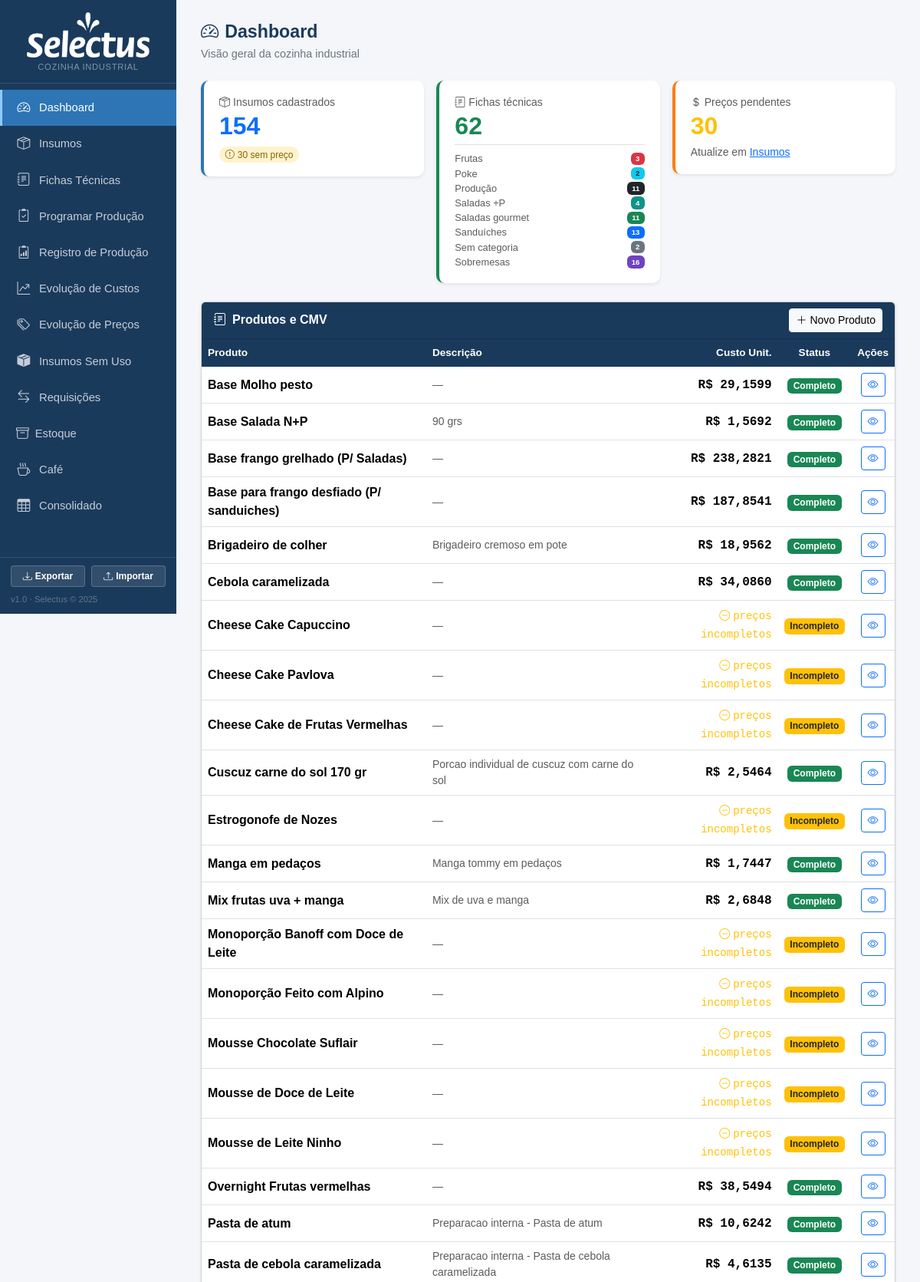
The page / (upper part) on the database its author committed.
### tables this page shows
CREATE TABLE produtos (
            id INTEGER PRIMARY KEY AUTOINCREMENT,
            nome TEXT NOT NULL,
            descricao TEXT,
            rendimento REAL DEFAULT 1,
            unidade_rendimento TEXT DEFAULT 'un'
        , categoria TEXT, valor_referencia REAL, status_revisao TEXT DEFAULT 'nao_revisada', status_revisao_custo TEXT DEFAULT 'nao_revisado', data_revisao TEXT, data_revisao_custo TEXT, ativo INTEGER NOT NULL DEFAULT 1, observacao TEXT);

### app.py (the view)
@app.route('/')
def index():
    db = get_db()
    n_ins  = db.execute('SELECT COUNT(*) FROM insumos').fetchone()[0]
    n_prod = db.execute('SELECT COUNT(*) FROM produtos').fetchone()[0]
    s_prec = db.execute('SELECT COUNT(*) FROM insumos WHERE preco_compra IS NULL AND produto_vinculado_id IS NULL').fetchone()[0]
    prods  = db.execute('SELECT * FROM produtos ORDER BY nome').fetchall()
    cats_count = db.execute('''SELECT COALESCE(categoria,'Sem categoria') as cat, COUNT(*) as n
                               FROM produtos GROUP BY cat ORDER BY cat''').fetchall()
    db.close()
    cards = [{'id': p['id'], 'nome': p['nome'], 'descricao': p['descricao'],
              **dict(zip(['custo','completo'], custo_produto(p['id'])))} for p in prods]
    cat_map = {nome: cls for nome, cls in CATEGORIAS}
    return render_template('index.html', n_ins=n_ins, n_prod=n_prod, s_prec=s_prec, cards=cards, cats_count=cats_count, cat_map=cat_map)

### app.py (called while the page is built)
def _to_br(value, decimals):
    if value is None:
        return '—'
    s = f'{float(value):,.{decimals}f}'
    return s.replace(',', 'X').replace('.', ',').replace('X', '.')

@app.template_filter('brl')
def brl_filter(value, decimals=2):
    return 'R$ ' + _to_br(value, decimals)

def get_db():
    c = sqlite3.connect(DB)
    c.row_factory = sqlite3.Row
    c.execute("PRAGMA foreign_keys = ON")
    return c

def count_alertas():
    try:
        db = get_db()
        n = db.execute('''SELECT COUNT(*) FROM insumos
                          WHERE estoque_minimo > 0 AND COALESCE(estoque_atual,0) < estoque_minimo''').fetchone()[0]
        db.close()
        return n
    except:
        return 0

@app.context_processor
def inject_alertas():
    return dict(n_alertas=count_alertas())

### templates/index.html (shortened to what this page needs)
{% extends "base.html" %}
{% block content %}
<div class="page-header">
  <h1><i class="bi bi-speedometer2 me-2"></i>Dashboard</h1>
  <p>Visão geral da cozinha industrial</p>
</div>
<div class="row g-3 mb-4">
  <div class="col-sm-4">
    <div class="card stat-card shadow-sm" style="border-left:4px solid #2e75b6">
      <div class="card-body">
        <div class="text-muted small mb-1"><i class="bi bi-box-seam me-1"></i>Insumos cadastrados</div>
        <div class="stat-num text-primary">{{ n_ins }}</div>
        {% if s_prec > 0 %}
        <div class="mt-2">
          <span class="badge badge-sem-preco rounded-pill">
            <i class="bi bi-exclamation-circle me-1"></i>{{ s_prec }} sem preço
          </span>
        </div>
        {% endif %}
      </div>
    </div>
  </div>
  <div class="col-sm-4">
    <div class="card stat-card shadow-sm" style="border-left:4px solid #198754">
      <div class="card-body">
        <div class="text-muted small mb-1"><i class="bi bi-journal-text me-1"></i>Fichas técnicas</div>
        <div class="stat-num text-success">{{ n_prod }}</div>
        <div class="mt-2 pt-2 border-top">
          {% for row in cats_count %}
          <div class="d-flex justify-content-between align-items-center py-0" style="font-size:.8rem">
            <span class="text-muted">{{ row.cat }}</span>
            <span class="badge {{ cat_map.get(row.cat, 'bg-secondary') }} ms-1">{{ row.n }}</span>
          </div>
          {% endfor %}
        </div>
      </div>
    </div>
  </div>
  <div class="col-sm-4">
    <div class="card stat-card shadow-sm" style="border-left:4px solid #fd7e14">
      <div class="card-body">
        <div class="text-muted small mb-1"><i class="bi bi-currency-dollar me-1"></i>Preços pendentes</div>
        <div class="stat-num {{ 'text-warning' if s_prec > 0 else 'text-success' }}">{{ s_prec }}</div>
        <div class="mt-2 small text-muted">
          {% if s_prec == 0 %}Todos os preços preenchidos{% else %}Atualize em <a href="{{ url_for('insumos_lista') }}">Insumos</a>{% endif %}
        </div>
      </div>
    </div>
  </div>
</div>
<div class="card shadow-sm">
  <div class="card-header d-flex justify-content-between align-items-center py-2" style="background:#1a3a5c">
    <span class="text-white fw-semibold"><i class="bi bi-journal-text me-2"></i>Produtos e CMV</span>
    <a href="{{ url_for('ficha_nova') }}" class="btn btn-sm btn-light">
      <i class="bi bi-plus-lg me-1"></i>Novo Produto
    </a>
  </div>
  <div class="card-body p-0">
    {% if cards %}
    <table class="table table-hover mb-0">
      <thead>
        <tr>
          <th>Produto</th>
          <th>Descrição</th>
          <th class="text-end">Custo Unit.</th>
          <th class="text-center">Status</th>
          <th class="text-center">Ações</th>
        </tr>
      </thead>
      <tbody>
        {% for c in cards %}
        <tr>
          <td class="fw-semibold">{{ c.nome }}</td>
          <td class="text-muted small">{{ c.descricao or '—' }}</td>
          <td class="text-end font-monospace">
            {% if c.completo %}
              <strong>{{ c.custo|brl(4) }}</strong>
            {% else %}
              <span class="text-warning small"><i class="bi bi-dash-circle me-1"></i>preços incompletos</span>
            {% endif %}
          </td>
          <td class="text-center">
            {% if c.completo %}
              <span class="badge bg-success">Completo</span>
            {% else %}
              <span class="badge bg-warning text-dark">Incompleto</span>
            {% endif %}
          </td>
          <td class="text-center">
            <a href="{{ url_for('ficha_ver', id=c.id) }}" class="btn btn-sm btn-outline-primary">
              <i class="bi bi-eye"></i>
            </a>
          </td>
        </tr>
        {% endfor %}
      </tbody>
    </table>
    {% else %}
    <div class="text-center py-5 text-muted">
      <i class="bi bi-journal-plus" style="font-size:2.5rem"></i>
      <p class="mt-2">Nenhum produto cadastrado ainda.</p>
      <a href="{{ url_for('ficha_nova') }}" class="btn btn-primary">Criar primeiro produto</a>
    </div>
    {% endif %}
  </div>
</div>
{% endblock %}

### templates/base.html (style rules this page uses)
:root { --sidebar-bg: #1a3a5c; --sidebar-hover: #264f7a; --sidebar-active: #2e75b6; --accent: #2e75b6; }
body { background: #f4f6f9; font-family: Arial, sans-serif; }
.page-header { margin-bottom: 24px; }
.page-header h1 { font-size: 1.45rem; font-weight: 700; color: #1a3a5c; margin: 0; }
.page-header p { color: #6c757d; margin: 4px 0 0; font-size: .9rem; }
.stat-card { border: none; border-radius: 10px; }
.stat-card .card-body { padding: 18px 20px; }
.stat-num { font-size: 2rem; font-weight: 700; line-height: 1; }
.table thead th { background: #1a3a5c; color: #fff; border: none; font-size: .85rem; font-weight: 600; }
.table td, .table th { vertical-align: middle; }
.badge-sem-preco { background: #fff3cd; color: #856404; font-weight: 500; }
.bg-purple { background-color: #6f42c1 !important; color: #fff; }
.bg-teal { background-color: #0d9488 !important; color: #fff; }

### rows shown on the page
produtos: nome "Base Molho pesto", descricao "—", custo|brl "R$ 29,1599", shows "Completo"
produtos: nome "Base Salada N+P", descricao "90 grs", custo|brl "R$ 1,5692", shows "Completo"
produtos: nome "Base frango grelhado (P/ Saladas)", descricao "—", custo|brl "R$ 238,2821", shows "Completo"
produtos: nome "Base para frango desfiado (P/ sanduiches)", descricao "—", custo|brl "R$ 187,8541", shows "Completo"
produtos: nome "Brigadeiro de colher", descricao "Brigadeiro cremoso em pote", custo|brl "R$ 18,9562", shows "Completo"
produtos: nome "Cebola caramelizada", descricao "—", custo|brl "R$ 34,0860", shows "Completo"
produtos: nome "Cheese Cake Capuccino", descricao "—", shows "preços incompletos", shows "Incompleto"
produtos: nome "Cheese Cake Pavlova", descricao "—", shows "preços incompletos", shows "Incompleto"
produtos: nome "Cheese Cake de Frutas Vermelhas", descricao "—", shows "preços incompletos", shows "Incompleto"
produtos: nome "Cuscuz carne do sol 170 gr", descricao "Porcao individual de cuscuz com carne do sol", custo|brl "R$ 2,5464", shows "Completo"
produtos: nome "Estrogonofe de Nozes", descricao "—", shows "preços incompletos", shows "Incompleto"
produtos: nome "Manga em pedaços", descricao "Manga tommy em pedaços", custo|brl "R$ 1,7447", shows "Completo"
produtos: nome "Mix frutas uva + manga", descricao "Mix de uva e manga", custo|brl "R$ 2,6848", shows "Completo"
produtos: nome "Monoporção Banoff com Doce de Leite", descricao "—", shows "preços incompletos", shows "Incompleto"
produtos: nome "Monoporção Feito com Alpino", descricao "—", shows "preços incompletos", shows "Incompleto"
produtos: nome "Mousse Chocolate Suflair", descricao "—", shows "preços incompletos", shows "Incompleto"
produtos: nome "Mousse de Doce de Leite", descricao "—", shows "preços incompletos", shows "Incompleto"
produtos: nome "Mousse de Leite Ninho", descricao "—", shows "preços incompletos", shows "Incompleto"
produtos: nome "Overnight Frutas vermelhas", descricao "—", custo|brl "R$ 38,5494", shows "Completo"
produtos: nome "Pasta de atum", descricao "Preparacao interna - Pasta de atum", custo|brl "R$ 10,6242", shows "Completo"
produtos: nome "Pasta de cebola caramelizada", descricao "Preparacao interna - Pasta de cebola caramelizada", custo|brl "R$ 4,6135", shows "Completo"

### other values the page prints
{{ n_ins }} "154"
{{ s_prec }} "30"
{{ n_prod }} "62"
{{ row.cat }} "Frutas" "Poke" "Produção" "Saladas +P" "Saladas gourmet" "Sanduíches" "Sem categoria" "Sobremesas"
{{ row.n }} "3" "2" "11" "4" "11" "13" "2" "16"
